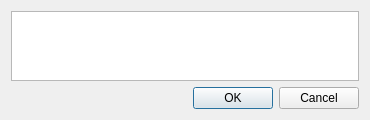
<?xml version="1.0" encoding="UTF-8"?>
<ui version="4.0">
 <class>AddCommentDialog</class>
 <widget class="QDialog" name="AddCommentDialog">
  <property name="geometry">
   <rect>
    <x>0</x>
    <y>0</y>
    <width>370</width>
    <height>118</height>
   </rect>
  </property>
  <property name="windowTitle">
   <string>Add Comment</string>
  </property>
  <layout class="QVBoxLayout">
   <item>
    <widget class="QTextEdit" name="textEditAddComment"/>
   </item>
   <item>
    <widget class="QDialogButtonBox" name="buttonBox">
     <property name="orientation">
      <enum>Qt::Horizontal</enum>
     </property>
     <property name="standardButtons">
      <set>QDialogButtonBox::Cancel|QDialogButtonBox::Ok</set>
     </property>
    </widget>
   </item>
  </layout>
 </widget>
 <resources/>
 <connections>
  <connection>
   <sender>buttonBox</sender>
   <signal>accepted()</signal>
   <receiver>AddCommentDialog</receiver>
   <slot>accept()</slot>
   <hints>
    <hint type="sourcelabel">
     <x>248</x>
     <y>254</y>
    </hint>
    <hint type="destinationlabel">
     <x>157</x>
     <y>274</y>
    </hint>
   </hints>
  </connection>
  <connection>
   <sender>buttonBox</sender>
   <signal>rejected()</signal>
   <receiver>AddCommentDialog</receiver>
   <slot>reject()</slot>
   <hints>
    <hint type="sourcelabel">
     <x>316</x>
     <y>260</y>
    </hint>
    <hint type="destinationlabel">
     <x>286</x>
     <y>274</y>
    </hint>
   </hints>
  </connection>
 </connections>
</ui>
